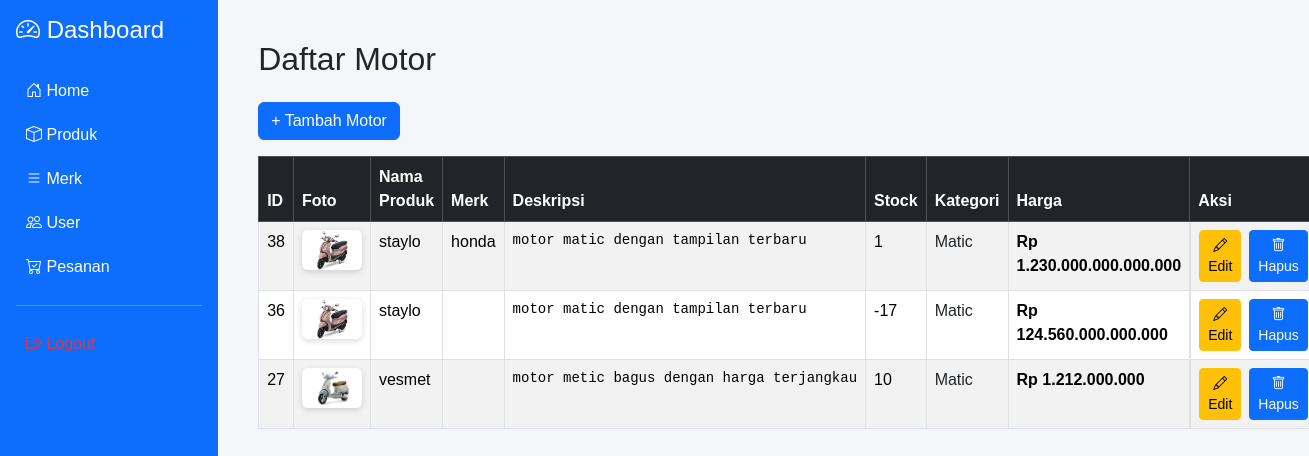
Screenshot of /admin/index.php?page=produk (signed in) with the database file from the repository.
### tables this page shows
CREATE TABLE `produk` (
  `id_produk` int(11) NOT NULL,
  `merk_id` int(11) NOT NULL,
  `nama_produk` varchar(25) NOT NULL,
  `harga` double NOT NULL,
  `deskripsi` varchar(150) NOT NULL,
  `stock` int(30) NOT NULL,
  `kategori` enum('classic','matic','','') NOT NULL,
  `photo` text NOT NULL
);

CREATE TABLE `merk` (
  `id_merk` int(11) NOT NULL,
  `nama_merk` varchar(25) NOT NULL
);

### admin/produk.php (the view, shortened to what this page needs)
<?php
include "../db/koneksi.php";
$sql = "SELECT m.id_produk, m.nama_produk, mk.nama_merk, m.deskripsi, m.harga, m.stock, m.kategori, m.photo
        FROM produk m
        LEFT JOIN merk mk ON m.merk_id = mk.id_merk
        ORDER BY m.id_produk DESC";
$result = $koneksi->query($sql);
?>
<div class="content">
  <h2 class="mb-4">Daftar Motor</h2>
  <a href="produk_upload.php" class="btn btn-primary mb-3">+ Tambah Motor</a>
  <table class="table table-striped table-bordered table-hover">
    <thead class="table-dark">
      <tr>
        <th>ID</th>
        <th>Foto</th>
        <th>Nama Produk</th>
        <th>Merk</th>
        <th>Deskripsi</th>
        <th>Stock</th>
        <th>Kategori</th>
        <th>Harga</th>
        <th>Aksi</th>
      </tr>
    </thead>
    <tbody>
      <?php while ($row = $result->fetch_assoc()): ?>
        <tr>
          <td><?= $row['id_produk'] ?></td>
          <td>
            <img src="<?= $row['photo'] ?>" alt="<?= $row['nama_produk'] ?>" width="60"
              style="border-radius:6px; box-shadow:0 2px 6px rgba(0,0,0,0.15);">
          </td>
          <td><?= $row['nama_produk'] ?></td>
          <td><?= $row['nama_merk'] ?></td>
          <td>
            <pre><?= nl2br($row['deskripsi']); ?></pre>
          </td>
          <td><?= $row['stock'] ?></td>
          <td>
            <span class=" text-dark"><?= ucfirst($row['kategori']) ?></span>
          </td>
          <td><strong>Rp <?= number_format($row['harga'], 0, ',', '.') ?></strong></td>
          <td class="d-flex gap-2">
            <a href="index.php?page=produk_edit&id=<?= $row['id_produk'] ?>"
              class="btn btn-sm btn-warning">
              <i class="bi bi-pencil"></i> Edit
            </a>
            <a href="produk_delete.php?id=<?= $row['id_produk'] ?>"
              class="btn btn-sm btn-primary"
              onclick="return confirm('Yakin hapus produk ini?')">
              <i class="bi bi-trash"></i> Hapus
            </a>
          </td>
        </tr>
      <?php endwhile; ?>
    </tbody>
  </table>
</div>

### admin/index.php (style rules this page uses)
body { font-family: Arial, sans-serif; background:#f4f6f9; }
.content { padding:20px; }

### rows the page displays
produk: id_produk "38", photo+nama_produk (picture), nama_produk "staylo", merk.nama_merk "honda", deskripsi "motor matic dengan tampilan terbaru", stock "1", kategori "Matic", harga "1.230.000.000.000.000"
produk: id_produk "36", photo+nama_produk (picture), nama_produk "staylo", deskripsi "motor matic dengan tampilan terbaru", stock "-17", kategori "Matic", harga "124.560.000.000.000"
produk: id_produk "27", photo (picture), nama_produk "vesmet", deskripsi "motor metic bagus dengan harga terjangkau", stock "10", kategori "Matic", harga "1.212.000.000"
